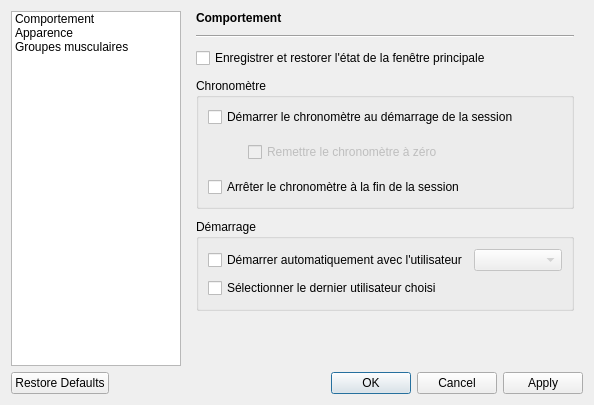
<?xml version="1.0" encoding="UTF-8"?>
<ui version="4.0">
 <class>SettingsDialog</class>
 <widget class="QDialog" name="SettingsDialog">
  <property name="geometry">
   <rect>
    <x>0</x>
    <y>0</y>
    <width>594</width>
    <height>405</height>
   </rect>
  </property>
  <property name="windowTitle">
   <string>Préférences</string>
  </property>
  <property name="windowIcon">
   <iconset resource="ressources.qrc">
    <normaloff>:/images/settings-icon.png</normaloff>:/images/settings-icon.png</iconset>
  </property>
  <layout class="QVBoxLayout" name="verticalLayout_4">
   <item>
    <layout class="QHBoxLayout" name="horizontalLayout_5" stretch="30,70">
     <item>
      <widget class="QListWidget" name="listWidget">
       <property name="autoScroll">
        <bool>true</bool>
       </property>
       <property name="editTriggers">
        <set>QAbstractItemView::NoEditTriggers</set>
       </property>
       <property name="alternatingRowColors">
        <bool>false</bool>
       </property>
       <property name="selectionMode">
        <enum>QAbstractItemView::SingleSelection</enum>
       </property>
       <property name="selectionBehavior">
        <enum>QAbstractItemView::SelectRows</enum>
       </property>
       <property name="iconSize">
        <size>
         <width>32</width>
         <height>32</height>
        </size>
       </property>
       <property name="flow">
        <enum>QListView::TopToBottom</enum>
       </property>
       <property name="resizeMode">
        <enum>QListView::Fixed</enum>
       </property>
       <property name="layoutMode">
        <enum>QListView::SinglePass</enum>
       </property>
       <property name="viewMode">
        <enum>QListView::ListMode</enum>
       </property>
       <property name="uniformItemSizes">
        <bool>false</bool>
       </property>
       <property name="wordWrap">
        <bool>false</bool>
       </property>
       <item>
        <property name="text">
         <string>Comportement</string>
        </property>
        <property name="toolTip">
         <string>Comportement général de l'application</string>
        </property>
        <property name="icon">
         <iconset resource="ressources.qrc">
          <normaloff>:/images/tools-icon.png</normaloff>:/images/tools-icon.png</iconset>
        </property>
       </item>
       <item>
        <property name="text">
         <string>Apparence</string>
        </property>
        <property name="icon">
         <iconset resource="ressources.qrc">
          <normaloff>:/images/palette-icon.png</normaloff>:/images/palette-icon.png</iconset>
        </property>
       </item>
       <item>
        <property name="text">
         <string>Groupes musculaires</string>
        </property>
        <property name="toolTip">
         <string>Gérer les groupes musculaires</string>
        </property>
        <property name="icon">
         <iconset resource="ressources.qrc">
          <normaloff>:/images/blocks-icon.png</normaloff>:/images/blocks-icon.png</iconset>
        </property>
       </item>
      </widget>
     </item>
     <item>
      <widget class="QStackedWidget" name="stackedWidget">
       <property name="currentIndex">
        <number>0</number>
       </property>
       <widget class="QWidget" name="page">
        <layout class="QVBoxLayout" name="verticalLayout_2" stretch="0,0,10,30,30,15">
         <property name="spacing">
          <number>10</number>
         </property>
         <property name="topMargin">
          <number>0</number>
         </property>
         <item>
          <widget class="QLabel" name="label">
           <property name="font">
            <font>
             <weight>75</weight>
             <bold>true</bold>
            </font>
           </property>
           <property name="text">
            <string>Comportement</string>
           </property>
          </widget>
         </item>
         <item>
          <widget class="Line" name="line">
           <property name="orientation">
            <enum>Qt::Horizontal</enum>
           </property>
          </widget>
         </item>
         <item>
          <widget class="QCheckBox" name="chkSaveWindowState">
           <property name="text">
            <string>Enregistrer et restorer l'état de la fenêtre principale</string>
           </property>
          </widget>
         </item>
         <item>
          <widget class="QGroupBox" name="groupBox">
           <property name="title">
            <string>Chronomètre</string>
           </property>
           <layout class="QVBoxLayout" name="verticalLayout">
            <property name="spacing">
             <number>15</number>
            </property>
            <item>
             <widget class="QCheckBox" name="chkStartChrono">
              <property name="text">
               <string>Démarrer le chronomètre au démarrage de la session</string>
              </property>
             </widget>
            </item>
            <item>
             <layout class="QHBoxLayout" name="horizontalLayout">
              <item>
               <spacer name="horizontalSpacer">
                <property name="orientation">
                 <enum>Qt::Horizontal</enum>
                </property>
                <property name="sizeType">
                 <enum>QSizePolicy::Maximum</enum>
                </property>
                <property name="sizeHint" stdset="0">
                 <size>
                  <width>40</width>
                  <height>20</height>
                 </size>
                </property>
               </spacer>
              </item>
              <item>
               <widget class="QCheckBox" name="chkResetChrono">
                <property name="enabled">
                 <bool>false</bool>
                </property>
                <property name="text">
                 <string>Remettre le chronomètre à zéro</string>
                </property>
               </widget>
              </item>
             </layout>
            </item>
            <item>
             <widget class="QCheckBox" name="chkStopChrono">
              <property name="text">
               <string>Arrêter le chronomètre à la fin de la session</string>
              </property>
             </widget>
            </item>
           </layout>
          </widget>
         </item>
         <item>
          <widget class="QGroupBox" name="groupBox_2">
           <property name="title">
            <string>Démarrage</string>
           </property>
           <layout class="QVBoxLayout" name="verticalLayout_6">
            <item>
             <layout class="QHBoxLayout" name="horizontalLayout_2">
              <item>
               <widget class="QCheckBox" name="chkAutoStart">
                <property name="text">
                 <string>Démarrer automatiquement avec l'utilisateur</string>
                </property>
               </widget>
              </item>
              <item>
               <widget class="QComboBox" name="cmbUsers">
                <property name="enabled">
                 <bool>false</bool>
                </property>
               </widget>
              </item>
             </layout>
            </item>
            <item>
             <widget class="QCheckBox" name="chkSelectLastUser">
              <property name="text">
               <string>Sélectionner le dernier utilisateur choisi</string>
              </property>
             </widget>
            </item>
           </layout>
          </widget>
         </item>
         <item>
          <spacer name="verticalSpacer">
           <property name="orientation">
            <enum>Qt::Vertical</enum>
           </property>
           <property name="sizeType">
            <enum>QSizePolicy::Expanding</enum>
           </property>
           <property name="sizeHint" stdset="0">
            <size>
             <width>20</width>
             <height>55</height>
            </size>
           </property>
          </spacer>
         </item>
        </layout>
       </widget>
       <widget class="QWidget" name="page_2">
        <layout class="QVBoxLayout" name="verticalLayout_5" stretch="0,0,40,60">
         <property name="spacing">
          <number>10</number>
         </property>
         <property name="topMargin">
          <number>0</number>
         </property>
         <item>
          <widget class="QLabel" name="label_2">
           <property name="font">
            <font>
             <weight>75</weight>
             <bold>true</bold>
            </font>
           </property>
           <property name="text">
            <string>Apparence</string>
           </property>
          </widget>
         </item>
         <item>
          <widget class="Line" name="line_2">
           <property name="orientation">
            <enum>Qt::Horizontal</enum>
           </property>
          </widget>
         </item>
         <item>
          <layout class="QGridLayout" name="gridLayout">
           <item row="0" column="0">
            <widget class="QLabel" name="label_3">
             <property name="text">
              <string>Disposition des exercices :</string>
             </property>
            </widget>
           </item>
           <item row="0" column="1">
            <widget class="QComboBox" name="cmbExercisesView">
             <item>
              <property name="text">
               <string>Disposer par page</string>
              </property>
             </item>
             <item>
              <property name="text">
               <string>Disposer en liste</string>
              </property>
             </item>
            </widget>
           </item>
           <item row="1" column="0">
            <widget class="QLabel" name="label_4">
             <property name="text">
              <string>Style de l'application :</string>
             </property>
            </widget>
           </item>
           <item row="1" column="1">
            <widget class="QComboBox" name="cmbStyles"/>
           </item>
           <item row="2" column="0">
            <widget class="QLabel" name="label_5">
             <property name="text">
              <string>Langue :</string>
             </property>
            </widget>
           </item>
           <item row="2" column="1">
            <widget class="QComboBox" name="cmbLanguage">
             <item>
              <property name="text">
               <string>Français</string>
              </property>
              <property name="icon">
               <iconset resource="ressources.qrc">
                <normaloff>:/images/french.png</normaloff>:/images/french.png</iconset>
              </property>
             </item>
             <item>
              <property name="text">
               <string>Anglais</string>
              </property>
              <property name="icon">
               <iconset resource="ressources.qrc">
                <normaloff>:/images/english.png</normaloff>:/images/english.png</iconset>
              </property>
             </item>
            </widget>
           </item>
           <item row="0" column="2">
            <spacer name="horizontalSpacer_2">
             <property name="orientation">
              <enum>Qt::Horizontal</enum>
             </property>
             <property name="sizeHint" stdset="0">
              <size>
               <width>40</width>
               <height>20</height>
              </size>
             </property>
            </spacer>
           </item>
          </layout>
         </item>
         <item>
          <spacer name="verticalSpacer_3">
           <property name="orientation">
            <enum>Qt::Vertical</enum>
           </property>
           <property name="sizeType">
            <enum>QSizePolicy::Minimum</enum>
           </property>
           <property name="sizeHint" stdset="0">
            <size>
             <width>20</width>
             <height>178</height>
            </size>
           </property>
          </spacer>
         </item>
        </layout>
       </widget>
       <widget class="QWidget" name="page_3">
        <layout class="QVBoxLayout" name="verticalLayout_3" stretch="0,0,80,10,10">
         <property name="spacing">
          <number>10</number>
         </property>
         <property name="topMargin">
          <number>0</number>
         </property>
         <item>
          <widget class="QLabel" name="label_6">
           <property name="font">
            <font>
             <weight>75</weight>
             <bold>true</bold>
            </font>
           </property>
           <property name="text">
            <string>Groupes musculaires</string>
           </property>
          </widget>
         </item>
         <item>
          <widget class="Line" name="line_3">
           <property name="orientation">
            <enum>Qt::Horizontal</enum>
           </property>
          </widget>
         </item>
         <item>
          <widget class="QGroupBox" name="groupBox_3">
           <property name="title">
            <string>Liste des groupes musculaires</string>
           </property>
           <layout class="QHBoxLayout" name="horizontalLayout_4">
            <item>
             <spacer name="horizontalSpacer_3">
              <property name="orientation">
               <enum>Qt::Horizontal</enum>
              </property>
              <property name="sizeHint" stdset="0">
               <size>
                <width>26</width>
                <height>20</height>
               </size>
              </property>
             </spacer>
            </item>
            <item>
             <widget class="QListView" name="lstMuscleGroups"/>
            </item>
            <item>
             <spacer name="horizontalSpacer_4">
              <property name="orientation">
               <enum>Qt::Horizontal</enum>
              </property>
              <property name="sizeHint" stdset="0">
               <size>
                <width>26</width>
                <height>20</height>
               </size>
              </property>
             </spacer>
            </item>
           </layout>
          </widget>
         </item>
         <item>
          <layout class="QHBoxLayout" name="horizontalLayout_3">
           <item>
            <widget class="QPushButton" name="btnAddMuscleGroup">
             <property name="text">
              <string>Ajouter</string>
             </property>
             <property name="icon">
              <iconset resource="ressources.qrc">
               <normaloff>:/images/add-icon.png</normaloff>:/images/add-icon.png</iconset>
             </property>
            </widget>
           </item>
           <item>
            <widget class="QPushButton" name="btnDeleteMuscleGroup">
             <property name="enabled">
              <bool>false</bool>
             </property>
             <property name="text">
              <string>Supprimer</string>
             </property>
             <property name="icon">
              <iconset resource="ressources.qrc">
               <normaloff>:/images/delete-icon.png</normaloff>:/images/delete-icon.png</iconset>
             </property>
            </widget>
           </item>
           <item>
            <spacer name="horizontalSpacer_5">
             <property name="orientation">
              <enum>Qt::Horizontal</enum>
             </property>
             <property name="sizeHint" stdset="0">
              <size>
               <width>168</width>
               <height>20</height>
              </size>
             </property>
            </spacer>
           </item>
          </layout>
         </item>
         <item>
          <spacer name="verticalSpacer_2">
           <property name="orientation">
            <enum>Qt::Vertical</enum>
           </property>
           <property name="sizeHint" stdset="0">
            <size>
             <width>20</width>
             <height>40</height>
            </size>
           </property>
          </spacer>
         </item>
        </layout>
       </widget>
      </widget>
     </item>
    </layout>
   </item>
   <item>
    <widget class="QDialogButtonBox" name="buttonBox">
     <property name="standardButtons">
      <set>QDialogButtonBox::Apply|QDialogButtonBox::Cancel|QDialogButtonBox::Ok|QDialogButtonBox::RestoreDefaults</set>
     </property>
     <property name="centerButtons">
      <bool>false</bool>
     </property>
    </widget>
   </item>
  </layout>
 </widget>
 <resources>
  <include location="ressources.qrc"/>
 </resources>
 <connections>
  <connection>
   <sender>listWidget</sender>
   <signal>currentRowChanged(int)</signal>
   <receiver>stackedWidget</receiver>
   <slot>setCurrentIndex(int)</slot>
   <hints>
    <hint type="sourcelabel">
     <x>126</x>
     <y>164</y>
    </hint>
    <hint type="destinationlabel">
     <x>229</x>
     <y>13</y>
    </hint>
   </hints>
  </connection>
  <connection>
   <sender>chkStartChrono</sender>
   <signal>clicked(bool)</signal>
   <receiver>chkResetChrono</receiver>
   <slot>setEnabled(bool)</slot>
   <hints>
    <hint type="sourcelabel">
     <x>246</x>
     <y>107</y>
    </hint>
    <hint type="destinationlabel">
     <x>277</x>
     <y>137</y>
    </hint>
   </hints>
  </connection>
  <connection>
   <sender>chkAutoStart</sender>
   <signal>clicked(bool)</signal>
   <receiver>cmbUsers</receiver>
   <slot>setEnabled(bool)</slot>
   <hints>
    <hint type="sourcelabel">
     <x>379</x>
     <y>244</y>
    </hint>
    <hint type="destinationlabel">
     <x>476</x>
     <y>244</y>
    </hint>
   </hints>
  </connection>
 </connections>
</ui>
